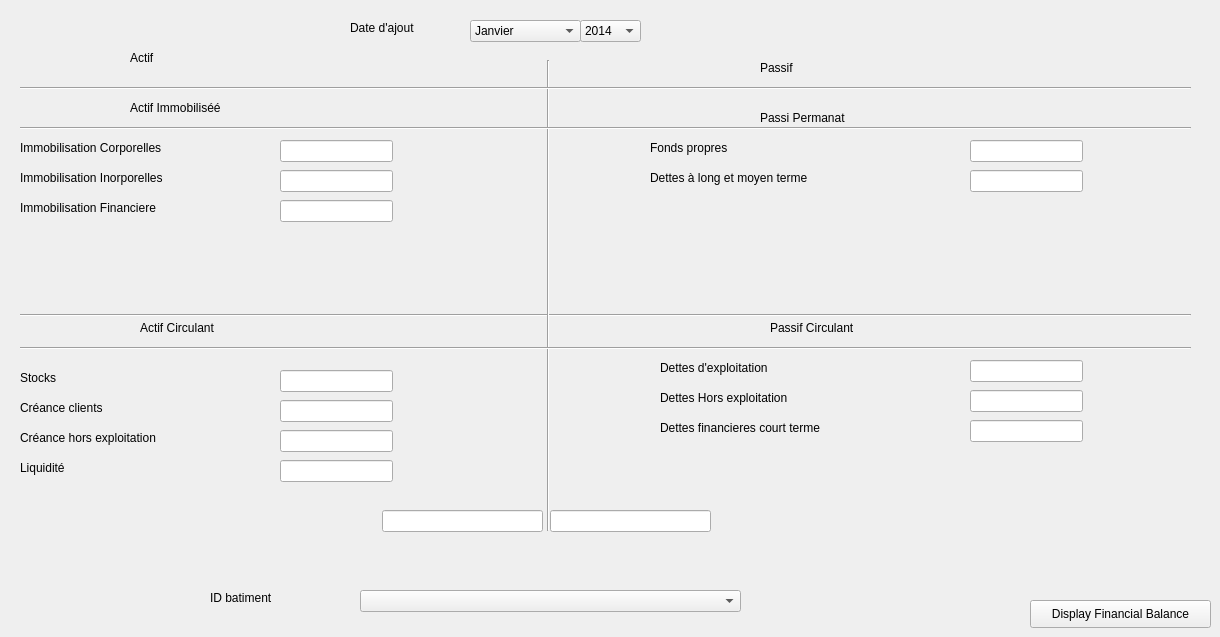
     <widget class="QWidget" name="tab_4">
      <attribute name="title">
       <string>display Finacial balanace</string>
      </attribute>
      <widget class="QComboBox" name="CBaddyear_3">
       <property name="geometry">
        <rect>
         <x>580</x>
         <y>20</y>
         <width>61</width>
         <height>22</height>
        </rect>
       </property>
       <item>
        <property name="text">
         <string>2014</string>
        </property>
       </item>
       <item>
        <property name="text">
         <string>2015</string>
        </property>
       </item>
       <item>
        <property name="text">
         <string>2016</string>
        </property>
       </item>
       <item>
        <property name="text">
         <string>2017</string>
        </property>
       </item>
       <item>
        <property name="text">
         <string>2018</string>
        </property>
       </item>
       <item>
        <property name="text">
         <string>2019</string>
        </property>
       </item>
       <item>
        <property name="text">
         <string>2020</string>
        </property>
       </item>
      </widget>
      <widget class="QLabel" name="label_5">
       <property name="geometry">
        <rect>
         <x>210</x>
         <y>590</y>
         <width>101</width>
         <height>16</height>
        </rect>
       </property>
       <property name="text">
        <string>ID batiment</string>
       </property>
      </widget>
      <widget class="QLabel" name="label_104">
       <property name="geometry">
        <rect>
         <x>130</x>
         <y>100</y>
         <width>181</width>
         <height>16</height>
        </rect>
       </property>
       <property name="text">
        <string>Actif Immobiliséé</string>
       </property>
      </widget>
      <widget class="QLabel" name="label_105">
       <property name="geometry">
        <rect>
         <x>20</x>
         <y>400</y>
         <width>101</width>
         <height>16</height>
        </rect>
       </property>
       <property name="text">
        <string>Créance clients</string>
       </property>
      </widget>
      <widget class="QPushButton" name="PBdisplayFB">
       <property name="geometry">
        <rect>
         <x>1030</x>
         <y>600</y>
         <width>181</width>
         <height>28</height>
        </rect>
       </property>
       <property name="text">
        <string>Display Financial Balance</string>
       </property>
      </widget>
      <widget class="QLineEdit" name="LEimmobilisationincorp_2">
       <property name="geometry">
        <rect>
         <x>280</x>
         <y>170</y>
         <width>113</width>
         <height>22</height>
        </rect>
       </property>
      </widget>
      <widget class="QLabel" name="label_106">
       <property name="geometry">
        <rect>
         <x>140</x>
         <y>320</y>
         <width>151</width>
         <height>16</height>
        </rect>
       </property>
       <property name="text">
        <string>Actif Circulant</string>
       </property>
      </widget>
      <widget class="QLabel" name="label_107">
       <property name="geometry">
        <rect>
         <x>660</x>
         <y>390</y>
         <width>201</width>
         <height>16</height>
        </rect>
       </property>
       <property name="text">
        <string>Dettes Hors exploitation</string>
       </property>
      </widget>
      <widget class="QLabel" name="label_108">
       <property name="geometry">
        <rect>
         <x>650</x>
         <y>140</y>
         <width>101</width>
         <height>16</height>
        </rect>
       </property>
       <property name="text">
        <string>Fonds propres</string>
       </property>
      </widget>
      <widget class="QLineEdit" name="LEdettesexp_2">
       <property name="geometry">
        <rect>
         <x>970</x>
         <y>360</y>
         <width>113</width>
         <height>22</height>
        </rect>
       </property>
      </widget>
      <widget class="QLineEdit" name="LEimmobilisationfinanciere_2">
       <property name="geometry">
        <rect>
         <x>280</x>
         <y>200</y>
         <width>113</width>
         <height>22</height>
        </rect>
       </property>
      </widget>
      <widget class="QLineEdit" name="LEstocks_2">
       <property name="geometry">
        <rect>
         <x>280</x>
         <y>370</y>
         <width>113</width>
         <height>22</height>
        </rect>
       </property>
      </widget>
      <widget class="Line" name="line_11">
       <property name="geometry">
        <rect>
         <x>20</x>
         <y>300</y>
         <width>1171</width>
         <height>31</height>
        </rect>
       </property>
       <property name="orientation">
        <enum>Qt::Horizontal</enum>
       </property>
      </widget>
      <widget class="QLabel" name="label_109">
       <property name="geometry">
        <rect>
         <x>20</x>
         <y>170</y>
         <width>191</width>
         <height>16</height>
        </rect>
       </property>
       <property name="text">
        <string>Immobilisation Inorporelles</string>
       </property>
      </widget>
      <widget class="QLabel" name="label_110">
       <property name="geometry">
        <rect>
         <x>20</x>
         <y>370</y>
         <width>101</width>
         <height>16</height>
        </rect>
       </property>
       <property name="text">
        <string>Stocks</string>
       </property>
      </widget>
      <widget class="QLineEdit" name="leactif_2">
       <property name="geometry">
        <rect>
         <x>382</x>
         <y>510</y>
         <width>161</width>
         <height>22</height>
        </rect>
       </property>
      </widget>
      <widget class="QLineEdit" name="lepassif_2">
       <property name="geometry">
        <rect>
         <x>550</x>
         <y>510</y>
         <width>161</width>
         <height>22</height>
        </rect>
       </property>
      </widget>
      <widget class="QLabel" name="label_78">
       <property name="geometry">
        <rect>
         <x>20</x>
         <y>140</y>
         <width>161</width>
         <height>16</height>
        </rect>
       </property>
       <property name="text">
        <string>Immobilisation Corporelles</string>
       </property>
      </widget>
      <widget class="QLabel" name="label_111">
       <property name="geometry">
        <rect>
         <x>20</x>
         <y>460</y>
         <width>101</width>
         <height>16</height>
        </rect>
       </property>
       <property name="text">
        <string>Liquidité</string>
       </property>
      </widget>
      <widget class="QComboBox" name="CBaddmounth_3">
       <property name="geometry">
        <rect>
         <x>470</x>
         <y>20</y>
         <width>111</width>
         <height>22</height>
        </rect>
       </property>
       <item>
        <property name="text">
         <string>Janvier</string>
        </property>
       </item>
       <item>
        <property name="text">
         <string>Fevrier</string>
        </property>
       </item>
       <item>
        <property name="text">
         <string>Mars</string>
        </property>
       </item>
       <item>
        <property name="text">
         <string>Avril</string>
        </property>
       </item>
       <item>
        <property name="text">
         <string>Mai</string>
        </property>
       </item>
       <item>
        <property name="text">
         <string>Juin</string>
        </property>
       </item>
       <item>
        <property name="text">
         <string>Juillet</string>
        </property>
       </item>
       <item>
        <property name="text">
         <string>Aout</string>
        </property>
       </item>
       <item>
        <property name="text">
         <string>Septembre</string>
        </property>
       </item>
       <item>
        <property name="text">
         <string>Octobre</string>
        </property>
       </item>
       <item>
        <property name="text">
         <string>Novembre</string>
        </property>
       </item>
       <item>
        <property name="text">
         <string>Decembre</string>
        </property>
       </item>
      </widget>
      <widget class="QLabel" name="label_112">
       <property name="geometry">
        <rect>
         <x>760</x>
         <y>60</y>
         <width>55</width>
         <height>16</height>
        </rect>
       </property>
       <property name="text">
        <string>Passif</string>
       </property>
      </widget>
      <widget class="Line" name="line_12">
       <property name="geometry">
        <rect>
         <x>523</x>
         <y>60</y>
         <width>51</width>
         <height>471</height>
        </rect>
       </property>
       <property name="orientation">
        <enum>Qt::Vertical</enum>
       </property>
      </widget>
      <widget class="QLabel" name="label_55">
       <property name="geometry">
        <rect>
         <x>350</x>
         <y>20</y>
         <width>91</width>
         <height>16</height>
        </rect>
       </property>
       <property name="text">
        <string>Date d'ajout</string>
       </property>
      </widget>
      <widget class="QLineEdit" name="LEdetteshorsexp_2">
       <property name="geometry">
        <rect>
         <x>970</x>
         <y>390</y>
         <width>113</width>
         <height>22</height>
        </rect>
       </property>
      </widget>
      <widget class="QLabel" name="label_116">
       <property name="geometry">
        <rect>
         <x>660</x>
         <y>420</y>
         <width>211</width>
         <height>16</height>
        </rect>
       </property>
       <property name="text">
        <string>Dettes financieres court terme</string>
       </property>
      </widget>
      <widget class="QLineEdit" name="LEliquidit_2">
       <property name="geometry">
        <rect>
         <x>280</x>
         <y>460</y>
         <width>113</width>
         <height>22</height>
        </rect>
       </property>
      </widget>
      <widget class="QLineEdit" name="LEcreancehorsexp_2">
       <property name="geometry">
        <rect>
         <x>280</x>
         <y>430</y>
         <width>113</width>
         <height>22</height>
        </rect>
       </property>
      </widget>
      <widget class="QLabel" name="label_117">
       <property name="geometry">
        <rect>
         <x>130</x>
         <y>50</y>
         <width>55</width>
         <height>16</height>
        </rect>
       </property>
       <property name="text">
        <string>Actif</string>
       </property>
      </widget>
      <widget class="QLineEdit" name="LEdettesalongterme_2">
       <property name="geometry">
        <rect>
         <x>970</x>
         <y>170</y>
         <width>113</width>
         <height>22</height>
        </rect>
       </property>
      </widget>
      <widget class="QLabel" name="label_119">
       <property name="geometry">
        <rect>
         <x>20</x>
         <y>430</y>
         <width>171</width>
         <height>16</height>
        </rect>
       </property>
       <property name="text">
        <string>Créance hors exploitation</string>
       </property>
      </widget>
      <widget class="QLineEdit" name="LEdettefinanciere_2">
       <property name="geometry">
        <rect>
         <x>970</x>
         <y>420</y>
         <width>113</width>
         <height>22</height>
        </rect>
       </property>
      </widget>
      <widget class="Line" name="line_13">
       <property name="geometry">
        <rect>
         <x>20</x>
         <y>340</y>
         <width>1171</width>
         <height>16</height>
        </rect>
       </property>
       <property name="orientation">
        <enum>Qt::Horizontal</enum>
       </property>
      </widget>
      <widget class="QLabel" name="label_120">
       <property name="geometry">
        <rect>
         <x>20</x>
         <y>200</y>
         <width>191</width>
         <height>16</height>
        </rect>
       </property>
       <property name="text">
        <string>Immobilisation Financiere</string>
       </property>
      </widget>
      <widget class="QLineEdit" name="LEimmobilisationcorp_2">
       <property name="geometry">
        <rect>
         <x>280</x>
         <y>140</y>
         <width>113</width>
         <height>22</height>
        </rect>
       </property>
      </widget>
      <widget class="QLabel" name="label_121">
       <property name="geometry">
        <rect>
         <x>770</x>
         <y>320</y>
         <width>91</width>
         <height>16</height>
        </rect>
       </property>
       <property name="text">
        <string>Passif Circulant</string>
       </property>
      </widget>
      <widget class="QLabel" name="label_122">
       <property name="geometry">
        <rect>
         <x>650</x>
         <y>170</y>
         <width>191</width>
         <height>16</height>
        </rect>
       </property>
       <property name="text">
        <string>Dettes à long et moyen terme</string>
       </property>
      </widget>
      <widget class="QLabel" name="label_123">
       <property name="geometry">
        <rect>
         <x>760</x>
         <y>110</y>
         <width>151</width>
         <height>16</height>
        </rect>
       </property>
       <property name="text">
        <string>Passi Permanat</string>
       </property>
      </widget>
      <widget class="QLineEdit" name="LEfonds_2">
       <property name="geometry">
        <rect>
         <x>970</x>
         <y>140</y>
         <width>113</width>
         <height>22</height>
        </rect>
       </property>
      </widget>
      <widget class="Line" name="line_14">
       <property name="geometry">
        <rect>
         <x>20</x>
         <y>120</y>
         <width>1171</width>
         <height>16</height>
        </rect>
       </property>
       <property name="orientation">
        <enum>Qt::Horizontal</enum>
       </property>
      </widget>
      <widget class="QLineEdit" name="LEcreanceclient_2">
       <property name="geometry">
        <rect>
         <x>280</x>
         <y>400</y>
         <width>113</width>
         <height>22</height>
        </rect>
       </property>
      </widget>
      <widget class="Line" name="line_15">
       <property name="geometry">
        <rect>
         <x>20</x>
         <y>80</y>
         <width>1171</width>
         <height>16</height>
        </rect>
       </property>
       <property name="orientation">
        <enum>Qt::Horizontal</enum>
       </property>
      </widget>
      <widget class="QComboBox" name="cbidbatiment_2">
       <property name="geometry">
        <rect>
         <x>360</x>
         <y>590</y>
         <width>381</width>
         <height>22</height>
        </rect>
       </property>
      </widget>
      <widget class="QLabel" name="label_124">
       <property name="geometry">
        <rect>
         <x>660</x>
         <y>360</y>
         <width>211</width>
         <height>16</height>
        </rect>
       </property>
       <property name="text">
        <string>Dettes d'exploitation</string>
       </property>
      </widget>
     </widget>
